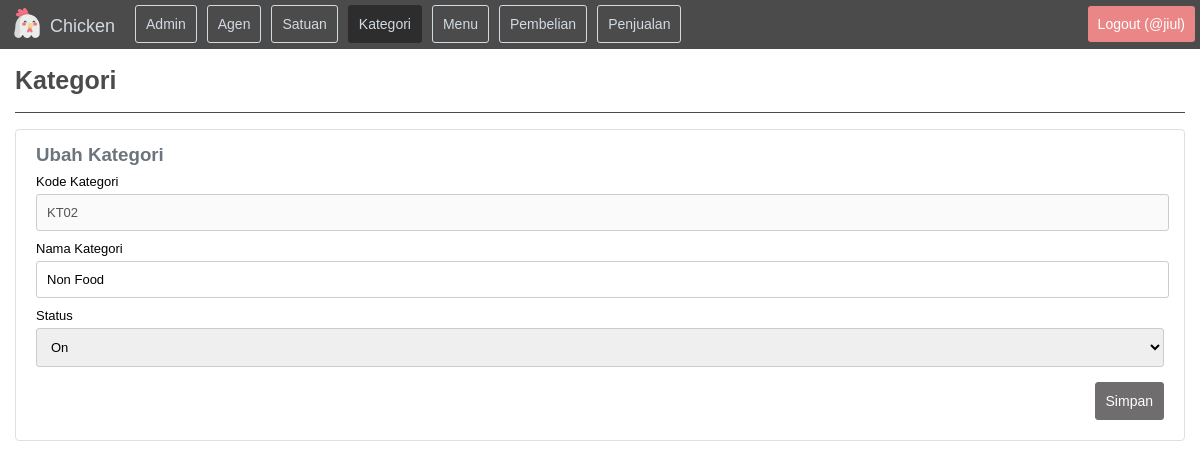
Page /?folder=kategori&file=ubah&kode_kategori=KT02 (signed in) on the committed database.
### tables this page shows
CREATE TABLE `tabel_kategori` (
  `kolom_kode_kategori` char(4) NOT NULL,
  `kolom_nama_kategori` varchar(100) NOT NULL,
  `kolom_status_kategori` enum('on','off') NOT NULL
);

### page/kategori/ubah.php (the view, shortened to what this page needs)
<div class="header">
	<h1>Kategori</h1>
</div>
<?php
	$kode_kategori	= isset($_GET["kode_kategori"]) ? $_GET["kode_kategori"] : false;
	$sql1	=	mysqli_query($koneksi,	"
											SELECT * FROM
												tabel_kategori
											WHERE
												kolom_kode_kategori='$kode_kategori'
										")
										or die("
											<div class='alert'>
												sql1 error<br>
												".mysqli_errno($koneksi)." - ".mysqli_error($koneksi)."
											</div>
										");
	$row1 	=	mysqli_fetch_array($sql1);
	if (!isset($_POST["submitKategori"])) {
		$valueKode			=	$row1["kolom_kode_kategori"];
		$valueNama			=	$row1["kolom_nama_kategori"];
		$valueStatus 		=	$row1["kolom_status_kategori"];
	}
?>
<?php if (!$valueKode) { ?>
	<div class="alert">
		Tidak ditemukan data kategori
	</div>
<?php } else { ?>
	<div class="card">
		<div class="card-body">
			<h3 class="card-subtitle">Ubah Kategori</h3>
			<form method="post" class="form" name="formUbahKategori">
				<label>Kode Kategori</label>
				<input type="text" disabled value="<?php echo $valueKode; ?>">
				<label>Nama Kategori</label>
				<input type="text" name="inputNama" value="<?php echo $valueNama; ?>" placeholder="Nama Kategori">
				<label>Status</label>
				<select name="inputStatus">
					<option value="on" <?php if ($valueStatus=="on") echo "selected"; ?>>On</option>
				</select>
				<button type="submit" name="submitKategori">Simpan</button>
			</form>
		</div>
	</div>
<?php } ?>

### css/style.css (style rules this page uses)
body { margin: 0; padding: 0; font-family: arial; }

### css/main.css (style rules this page uses)
.main .header { overflow: hidden; border-bottom: 1px solid #4b4b4b; }
.main .header h1 { float: left; color: #4b4b4b; font-size: 25px; }

### css/card.css (style rules this page uses)
.card { position: relative; display: flex; min-width: 0; background-color: #fff; border: 1px solid #dfdfdf; border-radius: 0.25rem; margin: 1rem 0rem; }
.card .card-body { flex: 1 1 auto; padding: 1.25rem; }
.card .card-body .card-subtitle { margin-top: -0.375rem; color: #6c757d; margin-bottom: 0.5rem; }

### css/form.css (style rules this page uses)
.card .form label { float: left; font-size: 13px; }
.card .form input[type=text] { padding: 10px; font-size: 13px; border-radius: 3px; border: 1px solid #ccc; float: left; width: 98.5%; margin: 5px 0px 10px 0px; }
.card .form select { padding: 10px; font-size: 13px; border-radius: 3px; border: 1px solid #ccc; float: left; width: 100%; margin: 5px 0px 10px 0px; }
.card .form button { padding: 10px; margin: 5px 0px 0px 0px; font-size: 14px; border-radius: 3px; float: right; border: 1px solid #6f6d6d; cursor: pointer; background-color: #6f6d6d; color: #fff; }

### rows in the picture
tabel_kategori: kolom_kode_kategori "KT02", inputNama "Non Food", inputStatus "On"

### other values in the picture
$session_username "jiul"
